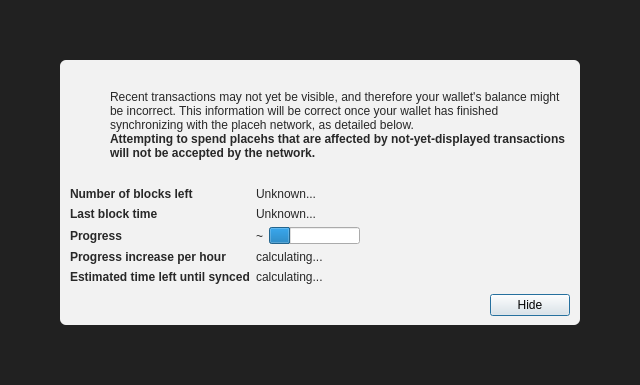
<?xml version="1.0" encoding="UTF-8"?>
<ui version="4.0">
 <class>ModalOverlay</class>
 <widget class="QWidget" name="ModalOverlay">
  <property name="geometry">
   <rect>
    <x>0</x>
    <y>0</y>
    <width>640</width>
    <height>385</height>
   </rect>
  </property>
  <property name="windowTitle">
   <string>Form</string>
  </property>
  <layout class="QVBoxLayout" name="verticalLayout" stretch="0">
   <property name="sizeConstraint">
    <enum>QLayout::SetDefaultConstraint</enum>
   </property>
   <property name="leftMargin">
    <number>0</number>
   </property>
   <property name="topMargin">
    <number>0</number>
   </property>
   <property name="rightMargin">
    <number>0</number>
   </property>
   <property name="bottomMargin">
    <number>0</number>
   </property>
   <item>
    <widget class="QWidget" name="bgWidget" native="true">
     <property name="styleSheet">
      <string notr="true">#bgWidget { background: rgba(0,0,0,220); }</string>
     </property>
     <layout class="QVBoxLayout" name="verticalLayoutMain" stretch="1">
      <property name="leftMargin">
       <number>60</number>
      </property>
      <property name="topMargin">
       <number>60</number>
      </property>
      <property name="rightMargin">
       <number>60</number>
      </property>
      <property name="bottomMargin">
       <number>60</number>
      </property>
      <item>
       <widget class="QWidget" name="contentWidget" native="true">
        <property name="styleSheet">
         <string notr="true">#contentWidget { background: rgba(255,255,255,240); border-radius: 6px; }

QLabel { color: rgb(40,40,40);  }</string>
        </property>
        <layout class="QVBoxLayout" name="verticalLayoutSub" stretch="1,0,0,0">
         <property name="spacing">
          <number>0</number>
         </property>
         <property name="leftMargin">
          <number>10</number>
         </property>
         <property name="topMargin">
          <number>10</number>
         </property>
         <property name="rightMargin">
          <number>10</number>
         </property>
         <property name="bottomMargin">
          <number>10</number>
         </property>
         <item>
          <layout class="QHBoxLayout" name="horizontalLayoutIconText" stretch="0,1">
           <property name="topMargin">
            <number>20</number>
           </property>
           <item>
            <layout class="QVBoxLayout" name="verticalLayoutIcon">
             <property name="leftMargin">
              <number>0</number>
             </property>
             <item>
              <widget class="QPushButton" name="warningIcon">
               <property name="enabled">
                <bool>false</bool>
               </property>
               <property name="text">
                <string/>
               </property>
               <property name="icon">
                <iconset>
                 <normaloff>:/icons/warning</normaloff>
                 <disabledoff>:/icons/warning</disabledoff>:/icons/warning</iconset>
               </property>
               <property name="iconSize">
                <size>
                 <width>48</width>
                 <height>48</height>
                </size>
               </property>
               <property name="flat">
                <bool>true</bool>
               </property>
              </widget>
             </item>
             <item>
              <spacer name="verticalSpacerWarningIcon">
               <property name="orientation">
                <enum>Qt::Vertical</enum>
               </property>
               <property name="sizeHint" stdset="0">
                <size>
                 <width>20</width>
                 <height>40</height>
                </size>
               </property>
              </spacer>
             </item>
            </layout>
           </item>
           <item>
            <layout class="QVBoxLayout" name="verticalLayoutInfoText">
             <property name="leftMargin">
              <number>0</number>
             </property>
             <property name="topMargin">
              <number>0</number>
             </property>
             <item>
              <widget class="QLabel" name="infoText">
               <property name="text">
                <string>Recent transactions may not yet be visible, and therefore your wallet's balance might be incorrect. This information will be correct once your wallet has finished synchronizing with the placeh network, as detailed below.</string>
               </property>
               <property name="textFormat">
                <enum>Qt::RichText</enum>
               </property>
               <property name="wordWrap">
                <bool>true</bool>
               </property>
              </widget>
             </item>
             <item>
              <widget class="QLabel" name="infoTextStrong">
               <property name="font">
                <font>
                 <weight>75</weight>
                 <bold>true</bold>
                </font>
               </property>
               <property name="text">
                <string>Attempting to spend placehs that are affected by not-yet-displayed transactions will not be accepted by the network.</string>
               </property>
               <property name="textFormat">
                <enum>Qt::RichText</enum>
               </property>
               <property name="wordWrap">
                <bool>true</bool>
               </property>
              </widget>
             </item>
             <item>
              <spacer name="verticalSpacerInTextSpace">
               <property name="orientation">
                <enum>Qt::Vertical</enum>
               </property>
               <property name="sizeHint" stdset="0">
                <size>
                 <width>20</width>
                 <height>40</height>
                </size>
               </property>
              </spacer>
             </item>
            </layout>
           </item>
          </layout>
         </item>
         <item>
          <spacer name="verticalSpacerAfterText">
           <property name="orientation">
            <enum>Qt::Vertical</enum>
           </property>
           <property name="sizeHint" stdset="0">
            <size>
             <width>20</width>
             <height>40</height>
            </size>
           </property>
          </spacer>
         </item>
         <item>
          <layout class="QFormLayout" name="formLayout">
           <property name="fieldGrowthPolicy">
            <enum>QFormLayout::FieldsStayAtSizeHint</enum>
           </property>
           <property name="horizontalSpacing">
            <number>6</number>
           </property>
           <property name="verticalSpacing">
            <number>6</number>
           </property>
           <property name="topMargin">
            <number>10</number>
           </property>
           <item row="0" column="0">
            <widget class="QLabel" name="labelNumberOfBlocksLeft">
             <property name="font">
              <font>
               <weight>75</weight>
               <bold>true</bold>
              </font>
             </property>
             <property name="text">
              <string>Number of blocks left</string>
             </property>
            </widget>
           </item>
           <item row="0" column="1">
            <widget class="QLabel" name="numberOfBlocksLeft">
             <property name="text">
              <string>Unknown...</string>
             </property>
            </widget>
           </item>
           <item row="1" column="0">
            <widget class="QLabel" name="labelLastBlockTime">
             <property name="font">
              <font>
               <weight>75</weight>
               <bold>true</bold>
              </font>
             </property>
             <property name="text">
              <string>Last block time</string>
             </property>
            </widget>
           </item>
           <item row="1" column="1">
            <widget class="QLabel" name="newestBlockDate">
             <property name="sizePolicy">
              <sizepolicy hsizetype="Maximum" vsizetype="Preferred">
               <horstretch>0</horstretch>
               <verstretch>0</verstretch>
              </sizepolicy>
             </property>
             <property name="text">
              <string>Unknown...</string>
             </property>
            </widget>
           </item>
           <item row="2" column="0">
            <widget class="QLabel" name="labelSyncDone">
             <property name="font">
              <font>
               <weight>75</weight>
               <bold>true</bold>
              </font>
             </property>
             <property name="text">
              <string>Progress</string>
             </property>
            </widget>
           </item>
           <item row="2" column="1">
            <layout class="QHBoxLayout" name="horizontalLayoutSync" stretch="0,1">
             <item>
              <widget class="QLabel" name="percentageProgress">
               <property name="text">
                <string notr="true">~</string>
               </property>
              </widget>
             </item>
             <item>
              <widget class="QProgressBar" name="progressBar">
               <property name="value">
                <number>24</number>
               </property>
               <property name="format">
                <string/>
               </property>
              </widget>
             </item>
            </layout>
           </item>
           <item row="4" column="0">
            <widget class="QLabel" name="labelProgressIncrease">
             <property name="font">
              <font>
               <weight>75</weight>
               <bold>true</bold>
              </font>
             </property>
             <property name="text">
              <string>Progress increase per hour</string>
             </property>
            </widget>
           </item>
           <item row="4" column="1">
            <widget class="QLabel" name="progressIncreasePerH">
             <property name="text">
              <string>calculating...</string>
             </property>
            </widget>
           </item>
           <item row="5" column="0">
            <widget class="QLabel" name="labelEstimatedTimeLeft">
             <property name="font">
              <font>
               <weight>75</weight>
               <bold>true</bold>
              </font>
             </property>
             <property name="text">
              <string>Estimated time left until synced</string>
             </property>
            </widget>
           </item>
           <item row="5" column="1">
            <widget class="QLabel" name="expectedTimeLeft">
             <property name="text">
              <string>calculating...</string>
             </property>
            </widget>
           </item>
          </layout>
         </item>
         <item>
          <layout class="QHBoxLayout" name="horizontalLayoutButtons">
           <property name="leftMargin">
            <number>10</number>
           </property>
           <property name="topMargin">
            <number>10</number>
           </property>
           <item>
            <spacer name="horizontalSpacer">
             <property name="orientation">
              <enum>Qt::Horizontal</enum>
             </property>
             <property name="sizeHint" stdset="0">
              <size>
               <width>40</width>
               <height>20</height>
              </size>
             </property>
            </spacer>
           </item>
           <item>
            <widget class="QPushButton" name="closeButton">
             <property name="text">
              <string>Hide</string>
             </property>
             <property name="shortcut">
              <string>Esc</string>
             </property>
             <property name="focusPolicy">
              <enum>Qt::StrongFocus</enum>
             </property>
             <property name="default">
              <bool>true</bool>
             </property>
            </widget>
           </item>
          </layout>
         </item>
        </layout>
       </widget>
      </item>
     </layout>
    </widget>
   </item>
  </layout>
 </widget>
 <resources/>
 <connections/>
</ui>
